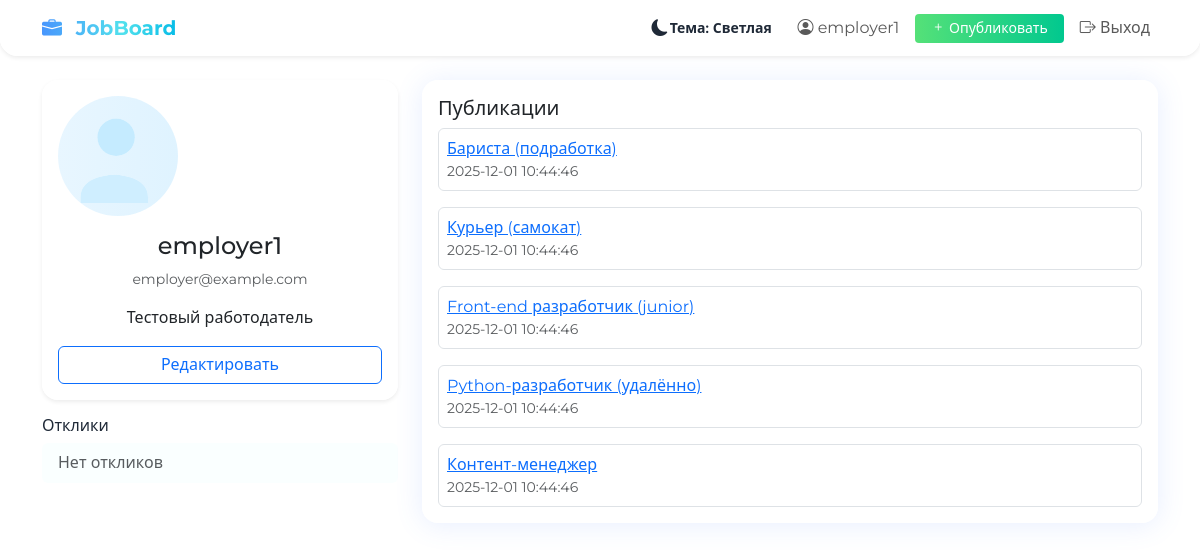
Page /profile/employer1 (signed in) on the committed database.
### tables this page shows
CREATE TABLE users (
    id INTEGER PRIMARY KEY AUTOINCREMENT,
    username TEXT UNIQUE NOT NULL,
    password TEXT NOT NULL,
    is_employer INTEGER DEFAULT 0,
    email TEXT,
    avatar TEXT,
    about TEXT
);

CREATE TABLE jobs (
    id INTEGER PRIMARY KEY AUTOINCREMENT,
    author_id INTEGER,
    title TEXT NOT NULL,
    description TEXT NOT NULL,
    tags TEXT,
    salary TEXT,
    created TIMESTAMP DEFAULT CURRENT_TIMESTAMP,
    FOREIGN KEY (author_id) REFERENCES users(id)
);

### app.py (the view, shortened to what this page needs)
@app.route('/profile/<username>', methods=['GET', 'POST'])
def profile(username):
    user = current_user()
    profile_user = query_db('SELECT * FROM users WHERE username = ?', (username,), one=True)
    if not profile_user:
        abort(404)
    responses = query_db("SELECT responses.*, jobs.title as job_title FROM responses LEFT JOIN jobs ON responses.job_id = jobs.id WHERE responses.user_id = ? ORDER BY responses.created DESC", (profile_user['id'],))
    jobs = query_db("SELECT * FROM jobs WHERE author_id = ? ORDER BY created DESC", (profile_user['id'],))
    return render_template('profile.html', profile=profile_user, responses=responses, jobs=jobs)

### app.py (called while the page is built)
def get_db():
    db = getattr(g, '_database', None)
    if db is None:
        db = g._database = sqlite3.connect(app.config['DATABASE'])
        db.row_factory = sqlite3.Row
    return db

@app.teardown_appcontext
def close_connection(exception):
    db = getattr(g, '_database', None)
    if db is not None:
        db.close()

def query_db(query, args=(), one=False):
    cur = get_db().execute(query, args)
    rv = cur.fetchall()
    cur.close()
    return (rv[0] if rv else None) if one else rv

def current_user():
    if 'user_id' in session:
        return query_db('SELECT * FROM users WHERE id = ?', (session['user_id'],), one=True)
    return None

@app.context_processor
def inject_user():
    return {'user': current_user()}

### templates/profile.html (shortened to what this page needs)
{% extends 'base.html' %}
{% block content %}
<div class="row">
  <div class="col-md-4">
    <div class="card bg-glass shadow-sm p-3 text-center">
      <img src="{{ profile['avatar'] or url_for('static', filename='avatar-default.svg') }}" alt="avatar" width="120" class="rounded-circle mb-3">
      <h4>{{ profile['username'] }}</h4>
      <p class="text-muted small">{{ profile['email'] or '' }}</p>
      <p>{{ profile['about'] or 'Пока нет описания.' }}</p>
      {% if user and user['id'] == profile['id'] %}
      <button class="btn btn-outline-primary" data-bs-toggle="collapse" data-bs-target="#editProfile">Редактировать</button>
      {% endif %}
    </div>
    <div class="mt-3">
      <h6>Отклики</h6>
      <ul class="list-group">
        {% for r in responses %}
          <li class="list-group-item">
            <a href="{{ url_for('job_detail', job_id=r['job_id']) }}">{{ r['job_title'] or 'Вакансия' }}</a>
            <div class="small text-muted">{{ r['created'] }}</div>
          </li>
        {% else %}
          <li class="list-group-item text-muted">Нет откликов</li>
        {% endfor %}
      </ul>
    </div>
  </div>
  <div class="col-md-8">
    <div class="card bg-glass p-3">
      <h5>Публикации</h5>
      <div class="row g-3">
        {% for job in jobs %}
          <div class="col-12">
            <div class="border p-2 rounded">
              <a href="{{ url_for('job_detail', job_id=job['id']) }}">{{ job['title'] }}</a>
              <div class="small text-muted">{{ job['created'] }}</div>
            </div>
          </div>
        {% else %}
          <div class="col-12 text-muted">Нет публикаций</div>
        {% endfor %}
      </div>
    </div>
  </div>
</div>
{% endblock %}

### templates/base.html (shortened to what this page needs)
<!DOCTYPE html>
<html lang="ru">
<head>
    <link href="https://cdn.jsdelivr.net/npm/bootstrap@5.3.2/dist/css/bootstrap.min.css" rel="stylesheet">
    <link href="https://cdn.jsdelivr.net/npm/bootstrap-icons@1.11.1/font/bootstrap-icons.css" rel="stylesheet">
    <link href="https://cdnjs.cloudflare.com/ajax/libs/animate.css/4.1.1/animate.min.css" rel="stylesheet">
    <link href="{{ url_for('static', filename='style.css') }}" rel="stylesheet">
</head>
<body class="gradient-bg">
<nav class="navbar navbar-expand-lg bg-glass shadow-sm mb-4">
    <div class="container">
        <a class="navbar-brand fw-bold text-gradient" href="{{ url_for('index') }}"><i class="bi bi-briefcase-fill me-2"></i> JobBoard</a>
        <div class="collapse navbar-collapse" id="navMenu">
            <ul class="navbar-nav ms-auto align-items-center">
                <li class="nav-item me-2 d-flex align-items-center">
                    <button id="theme-toggle" class="btn theme-toggle-btn d-flex align-items-center" title="Переключить тему" aria-label="Toggle theme">
                        <i id="theme-toggle-icon" class="bi bi-moon-fill me-2"></i>
                        <span id="theme-toggle-label" class="small">Тема: Светлая</span>
                    </button>
                </li>
                {% if user %}
                    <li class="nav-item me-2"><a class="nav-link" href="{{ url_for('profile', username=user['username']) }}"><i class="bi bi-person-circle"></i> {{ user['username'] }}</a></li>
                    {% if user['is_employer'] %}
                        <li class="nav-item me-2"><a class="btn btn-success btn-sm px-3" href="{{ url_for('add_job') }}"><i class="bi bi-plus"></i> Опубликовать</a></li>
                    {% endif %}
                    <li class="nav-item"><a class="nav-link" href="{{ url_for('logout') }}"><i class="bi bi-box-arrow-right"></i> Выход</a></li>
                {% else %}
                    <li class="nav-item"><a class="nav-link" href="{{ url_for('login') }}"><i class="bi bi-box-arrow-in-right"></i> Вход</a></li>
                    <li class="nav-item"><a class="nav-link" href="{{ url_for('register') }}"><i class="bi bi-person-plus"></i> Регистрация</a></li>
                {% endif %}
            </ul>
        </div>
    </div>
</nav>
<div class="container pb-5">
    {% block content %}{% endblock %}
</div>
</body>
</html>

### static/style.css (style rules this page uses)
:root { --bg-gradient-1: #438cff; --bg-gradient-2: #37bbff; --bg-gradient-3: #e0f4ff; --text-default: #1f2937; --glass-bg: rgba(255,255,255,0.96); --card-radius: 1.1rem; --card-shadow: 0 2px 28px rgba(86,132,255,0.14); --primary-1: #4896fd; --primary-2: #52e1ed; --accent: #07bce7; --success-1: #55e178; --success-2: #01c88f; }
body { font-family: 'Montserrat', 'Segoe UI', Arial, sans-serif; background: linear-gradient(120deg,var(--bg-gradient-1) 0%, var(--bg-gradient-2) 60%, var(--bg-gradient-3) 100%); min-height: 100vh; color: var(--text-default); }
.gradient-bg { background: none !important; }
.bg-glass { background: var(--glass-bg) !important; border-radius: var(--card-radius); box-shadow: var(--card-shadow); backdrop-filter: blur(4px); }
.navbar { border-radius: 0 0 1.1rem 1.1rem; margin-bottom: 1.5rem; }
.card { border: none; border-radius: 1rem; }
.text-gradient { background: linear-gradient(90deg,var(--primary-1),var(--primary-2) 60%,var(--accent) 100%); -webkit-background-clip: text; background-clip: text; color: transparent; font-weight: 700; }
.btn-success { background: linear-gradient(90deg,var(--success-1),var(--success-2)); border: none; }
.list-group-item { background: rgba(250,255,255,0.95); border: none; }
.card { transition: transform .22s ease, box-shadow .22s ease; }
.theme-toggle-btn { border: none; background: transparent; color: inherit; }
.theme-toggle-btn .bi { font-size: 1.05rem; vertical-align: middle; }
.theme-toggle-btn { padding: .25rem .6rem; border-radius: .6rem; background: rgba(255,255,255,0.04); }
#theme-toggle-icon { transition: transform .35s ease; display:inline-block; }
.theme-toggle-btn .small { font-weight:600; margin-left: .1rem; }

### rows in the picture
users: username "employer1", email "employer@example.com", about "Тестовый работодатель"
jobs: title "Бариста (подработка)", created "2025-12-01 10:44:46"
jobs: title "Курьер (самокат)", created "2025-12-01 10:44:46"
jobs: title "Front-end разработчик (junior)", created "2025-12-01 10:44:46"
jobs: title "Python-разработчик (удалённо)", created "2025-12-01 10:44:46"
jobs: title "Контент-менеджер", created "2025-12-01 10:44:46"
